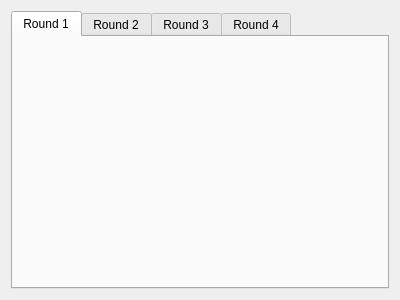
<?xml version="1.0" encoding="UTF-8"?>
<ui version="4.0">
 <class>TournamentManagementWindow</class>
 <widget class="QWidget" name="TournamentManagementWindow">
  <property name="geometry">
   <rect>
    <x>0</x>
    <y>0</y>
    <width>400</width>
    <height>300</height>
   </rect>
  </property>
  <property name="windowTitle">
   <string>Form</string>
  </property>
  <layout class="QVBoxLayout" name="verticalLayout">
   <item>
    <widget class="QTabWidget" name="tabWidget">
     <property name="currentIndex">
      <number>0</number>
     </property>
     <widget class="QWidget" name="tab">
      <attribute name="title">
       <string>Round 1</string>
      </attribute>
     </widget>
     <widget class="QWidget" name="tab_2">
      <attribute name="title">
       <string>Round 2</string>
      </attribute>
     </widget>
     <widget class="QWidget" name="tab_3">
      <attribute name="title">
       <string>Round 3</string>
      </attribute>
     </widget>
     <widget class="QWidget" name="tab_4">
      <attribute name="title">
       <string>Round 4</string>
      </attribute>
     </widget>
    </widget>
   </item>
  </layout>
 </widget>
 <resources/>
 <connections/>
</ui>
